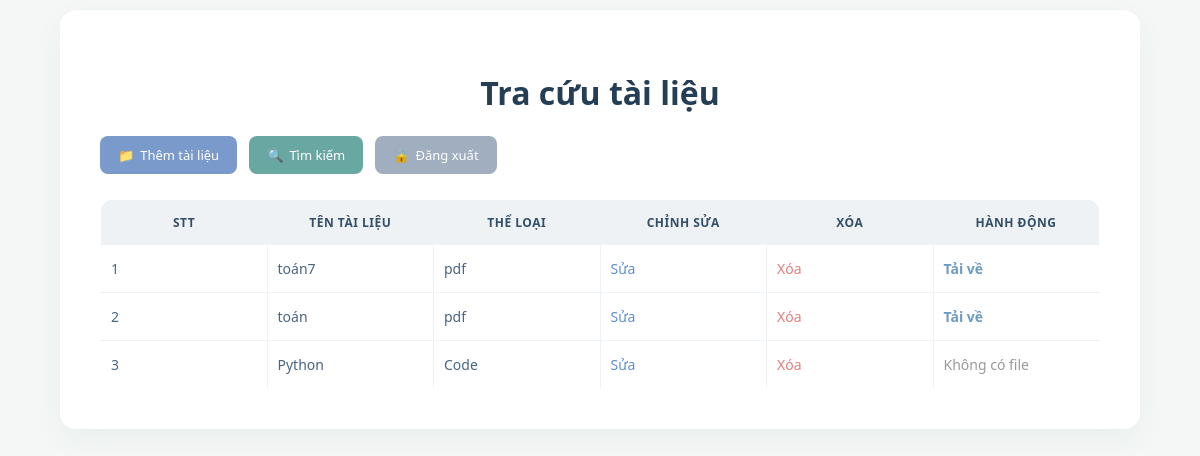
Before: /index (signed in) with the older database file.
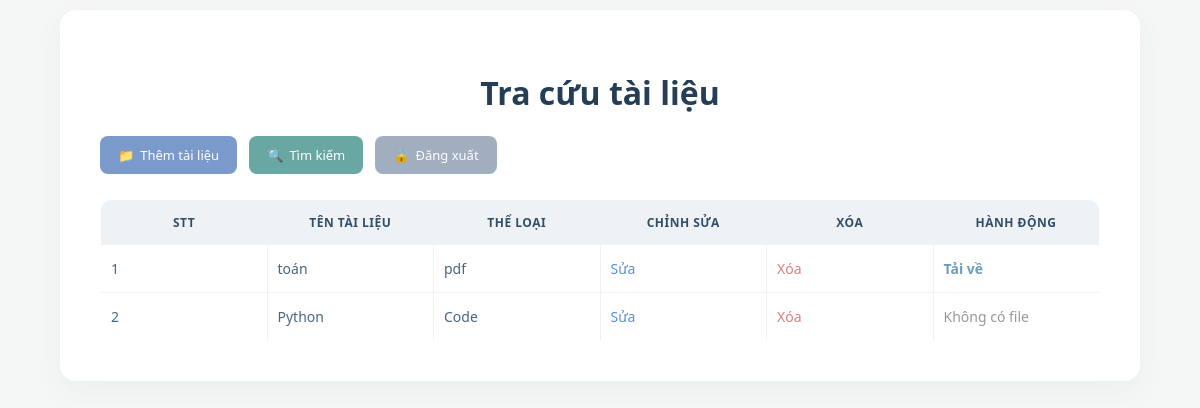
After: the same page with the newer database file.
### app.py (models this page shows)
class Document(db.Model):
    id = db.Column(db.Integer, primary_key=True)
    title = db.Column(
        db.String(200),
        nullable=False
    )
    category = db.Column(
        db.String(100),
        nullable=False
    )
    file_path = db.Column(
        db.String(300)
    )

### app.py (the view)
@app.route("/index")
def index():
    if "user" not in session:
        return redirect("/")
    documents = Document.query.all()
    return render_template(
        "index.html",
        documents=documents
    )

### templates/index.html (shortened to what this page needs)
<!DOCTYPE html>
<html>
<head>
<link rel="stylesheet"
href="{{ url_for('static', filename='style.css') }}?v=2.5">
</head>
<body>
<div class="container">
    <h1>Tra cứu tài liệu</h1>
    <div class="menu">
    <a href="/add">Thêm tài liệu</a>
    <a href="/search">Tìm kiếm</a>
    <a href="/logout">Đăng xuất</a>
    </div>
    <table>
    <tr>
    <th>STT</th>
    <th>Tên tài liệu</th>
    <th>Thể loại</th>
    <th>Chỉnh sửa</th>
    <th>Xóa</th>
    <th>Hành động</th>
    </tr>
    {% for doc in documents %}
    <tr>
    <td>{{ loop.index }}</td>
    <td>{{ doc.title }}</td>
    <td>{{ doc.category }}</td>
    <td>
    <a href="/edit/{{ doc.id }}">
    Sửa
    </a>
    </td>
    <td>
    <a href="/delete/{{ doc.id }}">
    Xóa
    </a>
    </td>
    <td>
    {% if doc.file_path %}
        <a href="{{ url_for('download_file', filename=doc.file_path) }}" class="btn-download" download>
             Tải về
        </a>
    {% else %}
        <span style="color: #999;">Không có file</span>
    {% endif %}
    </td>
    </tr>
    {% endfor %}
    </table>
</div>
</body>
</html>

### static/style.css (style rules this page uses)
:root { --bg-main: #f4f7f6; --card-bg: #ffffff; --primary-color: #6c9bc0; --primary-hover: #5784a8; --text-main: #334e68; --text-muted: #627d98; --border-color: #e2e8f0; }
body { background-color: var(--bg-main) !important; font-family: 'Segoe UI', Tahoma, Geneva, Verdana, sans-serif !important; margin: 0; padding: 0; min-height: 100vh; display: flex; flex-direction: column; color: var(--text-main); }
h1, h2 { text-align: center; color: #243e56; font-weight: 700; }
a { text-decoration: none; color: var(--primary-color); }
.container { max-width: 1000px; margin: 10px auto 60px auto; padding: 40px; background-color: var(--card-bg); border-radius: 16px; box-shadow: 0 10px 30px rgba(51, 78, 104, 0.05); position: relative; }
.menu { margin-bottom: 25px; display: flex; gap: 12px; }
.menu a { padding: 10px 18px; font-size: 13px; font-weight: 500; border-radius: 8px; transition: all 0.2s ease; color: #ffffff !important; display: inline-flex; align-items: center; }
.menu a[href="/add"]::before { content: "📁 "; margin-right: 6px; }
.menu a[href="/search"]::before { content: "🔍 "; margin-right: 6px; }
.menu a[href="/logout"]::before { content: "🔒 "; margin-right: 6px; }
.menu a[href="/add"] { background-color: #7b9acc; }
.menu a[href="/search"] { background-color: #69a7a3; }
.menu a[href="/logout"] { background-color: #a0aec0; }
table { width: 100%; border-collapse: collapse; margin-top: 15px; border-radius: 12px; overflow: hidden; border: 1px solid var(--border-color); table-layout: fixed; }
th { background-color: #eef2f5 !important; color: var(--text-main) !important; font-weight: 600; text-transform: uppercase; font-size: 12px; letter-spacing: 0.5px; text-align: center; padding: 14px 10px; }
td { padding: 14px 10px; font-size: 14px; color: #486581; border-bottom: 1px solid #edf2f7; border-right: 1px solid #edf2f7; vertical-align: middle; background-color: #ffffff; white-space: nowrap; overflow: hidden; text-overflow: ellipsis; }
td:last-child { border-right: none; }
td a[href^="/edit/"] { color: #5a8fd6; }
td a[href^="/delete/"] { color: #e27c7c; }
.btn-download { color: #6c9bc0 !important; font-weight: 600; }

Changed rows visible on the page:
removed Document: title "toán7", category "pdf"
